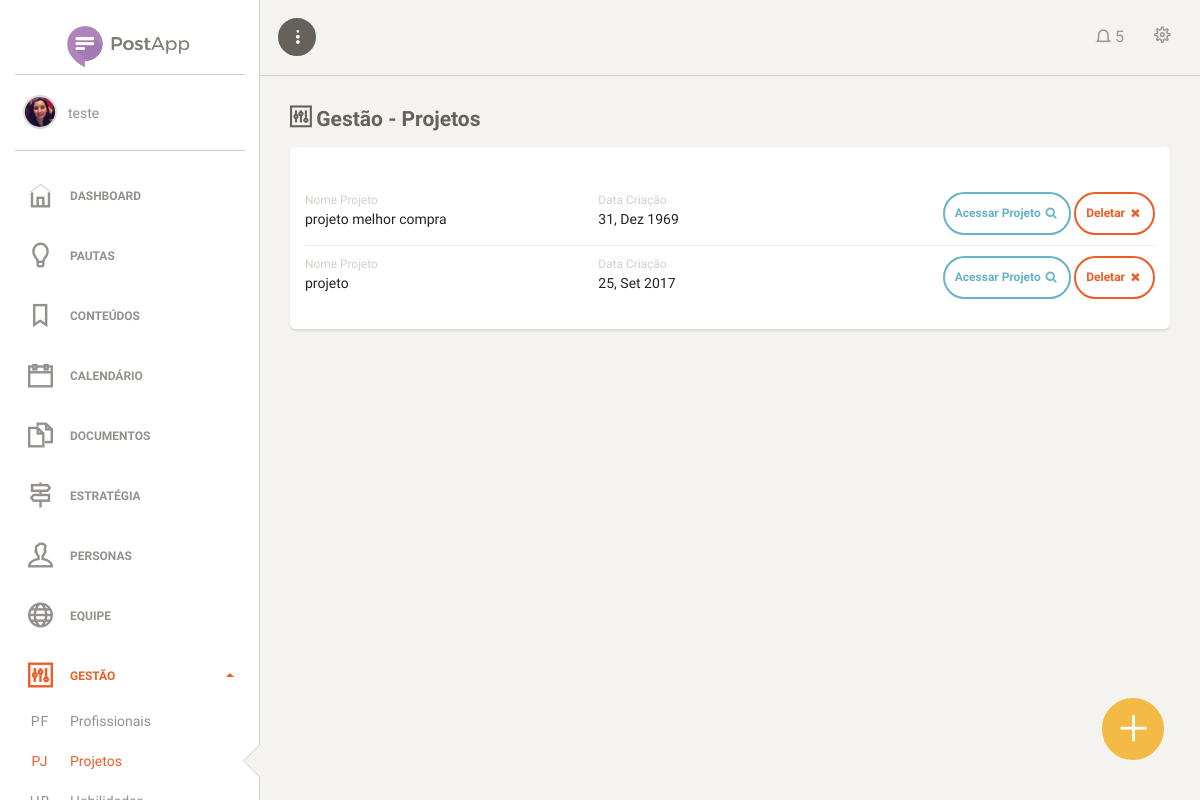
Screenshot of /view/adm/projetos.php (signed in) with the database file from the repository.
### tables this page shows
CREATE TABLE `projetos` (
  `id_projeto` int(11) NOT NULL,
  `nome_projeto` varchar(45) DEFAULT NULL,
  `cadastro_projeto` timestamp NULL DEFAULT CURRENT_TIMESTAMP,
  `site_projeto` varchar(45) DEFAULT NULL,
  `responsavel_projeto` int(11) NOT NULL
);

### model/stConexao.php (called while the page is built, shortened)
<?php
class Conexao {
    public static $instance;
    private static $user = USER;
    private static $pass = PASS;
    public static function getInstance() {
        try {
            if (!isset(self::$instance)) {
                self::$instance = new PDO('mysql:host=' . HOST . ';dbname=' . BANCO, self::$user, self::$pass, array(PDO::MYSQL_ATTR_INIT_COMMAND => "SET NAMES utf8"));
                self::$instance->setAttribute(PDO::ATTR_ERRMODE, PDO::ERRMODE_EXCEPTION);
                self::$instance->setAttribute(PDO::ATTR_ORACLE_NULLS, PDO::NULL_EMPTY_STRING);
            }
            return self::$instance;
        } catch (PDOException $ex) {
            echo '<h1>Erro interno de servidor. Por favor, entre em contato com um de nossos desenvolvedores.</h1>';
            echo '<br>email: contato@melhorcomprapocos.com.br';
            echo '<br>Erro'. $ex->getMessage();
            echo '<br>mysql:host=' . HOST . ';dbname=' . BANCO, self::$user, self::$pass, array(PDO::MYSQL_ATTR_INIT_COMMAND => "SET NAMES utf8");
            die();
        }
    }
}

### model/projetos.php (called while the page is built, shortened)
<?php
require_once 'stConexao.php';
class projetos {
	public static function getAll() {
	 try {
		$stmt = Conexao::getInstance()->prepare("SELECT * FROM projetos");
		 $stmt->execute();
			$colunas = array();
			while ($row = $stmt->fetch(PDO::FETCH_OBJ)) {
				array_push($colunas, $row);
			}
			return $colunas;
		} catch(PDOException $ex) {
		return false;
		}
	}
}

### lib/operacoes.php (called while the page is built, shortened)
<?php
function mesEscrito($date) {
    $meses = array('01' => 'Jan',
        '02' => 'Fev',
        '03' => 'Mar',
        '04' => 'Abr',
        '05' => 'Mai',
        '06' => 'Jun',
        '07' => 'Jul',
        '08' => 'Ago',
        '09' => 'Set',
        '10' => 'Out',
        '11' => 'Nov',
        '12' => 'Dez'
    );
    $mes = date('m', strtotime($date));
    return $meses[$mes];
}

### view/adm/projetos.php (the view, shortened to what this page needs)
<?php
require_once '../../lib/operacoes.php';
require_once '../../model/projetos.php';
$projetos = projetos::getAll();
?>
<html lang="pt-br">
    <head>
        <?php require_once './includes/header_imports.php'; ?>
    </head>
    <body>
        <div class="wrapper">
            <?php require_once './includes/side_bar.php'; ?>
            <div class="main-panel">
                <?php require_once './includes/menu_topo.php'; ?>
                <div class="content">
                    <div class="container-fluid">
                        <h4 class="title"><i class="ti-panel"></i> Gestão - Projetos</h4>
                        <div class="row">
                            <div class="col-md-12">
                                <div class="card">
                                    <div class="card-header">
                                    </div>
                                    <div class="card-content">
                                        <ul class="list-unstyled team-members">
                                            <?php foreach($projetos as $projeto): ?>
                                                <li id="projetoId<?= $projeto->id_projeto ?>">
                                                    <div class="row">
                                                        <div class="col-xs-4">
                                                            <span class="text-muted"><small>Nome Projeto</small></span>
                                                            <br>
                                                            <?= $projeto->nome_projeto ?>
                                                        </div>
                                                        <div class="col-xs-4">
                                                            <span class="text-muted"><small>Data Criação</small></span>
                                                            <br>
                                                            <?= date("d", strtotime($projeto->cadastro_projeto)) ?>, <?= mesEscrito($projeto->cadastro_projeto) ?> <?= date("Y", strtotime($projeto->cadastro_projeto)) ?>
                                                        </div>
                                                        <div class="col-xs-4 text-right">
                                                            <a href="dashboard.php" class="btn btn-sm btn-info btn-icon">Acessar Projeto <i class="fa fa-search"></i></a>
                                                            <btn type="button" onclick="deletaProjeto('<?= $projeto->id_projeto ?>',this);" class="btn btn-sm btn-danger btn-icon">Deletar <i class="fa fa-times"></i></btn>
                                                        </div>
                                                    </div>
                                                </li>
                                            <?php endforeach;?>
                                        </ul>
                                    </div>
                                </div>
                            </div>
                        </div>
                    </div>
                </div>
                <a href="#" onclick="ativaModal()" class="btn btn-icon btn-fixed">
                    <i class="ti-plus"></i>
                </a>
            </div>
        </div>
    </body>
</html>

### view/adm/assets/css/custom.css (style rules this page uses)
.btn.btn-icon, .navbar .navbar-nav > li > a.btn.btn-icon { padding: 10px; }
h4.title { margin-top: 0; }
.btn-fixed { position: fixed; bottom: 5%; right: 3%; font-size: 2em; color: #fff; background: #f3bb45; border-color: #f3bb45; padding: 15px !important; border-radius: 100% !important; }

### rows the page displays
projetos: nome_projeto "projeto melhor compra", cadastro_projeto "31", cadastro_projeto "Dez", cadastro_projeto "1969"
projetos: nome_projeto "projeto", cadastro_projeto "25", cadastro_projeto "Set", cadastro_projeto "2017"

### other values shown
$_SESSION['nome_usuario'] "teste"
